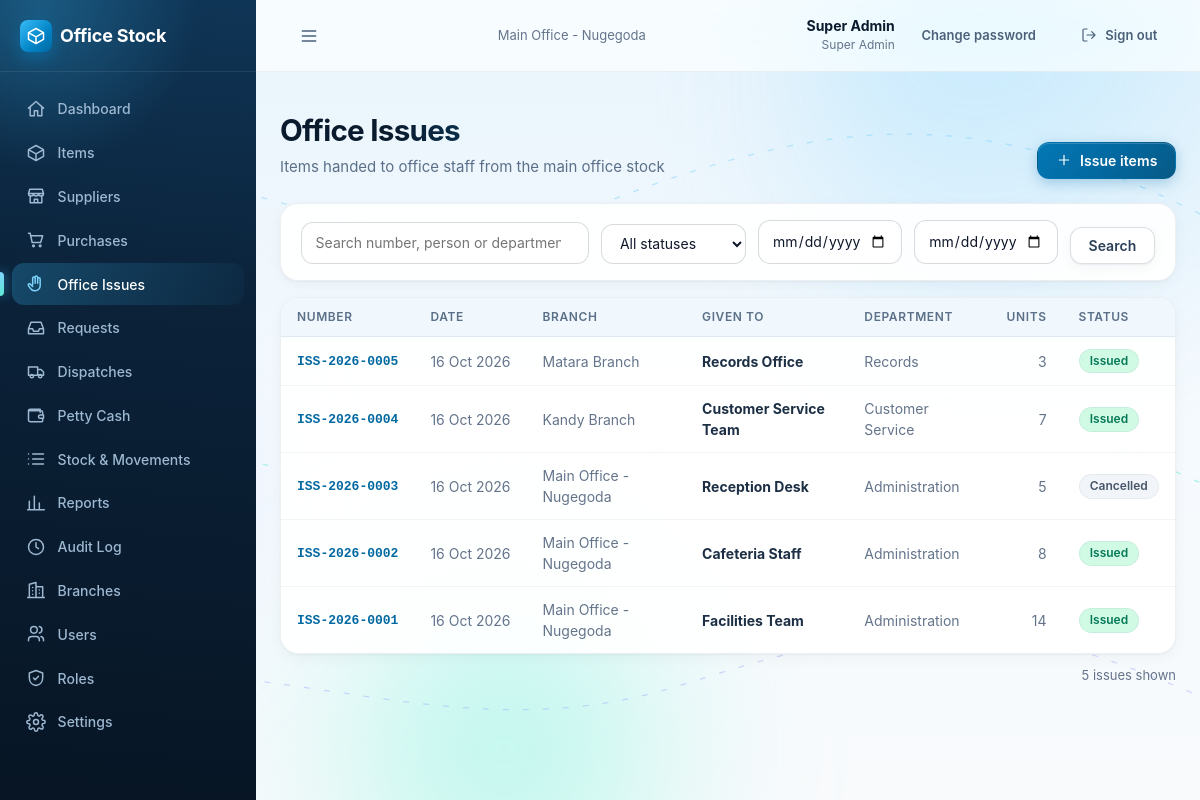
The page /office-issues/ (signed in) on the database as committed earlier.
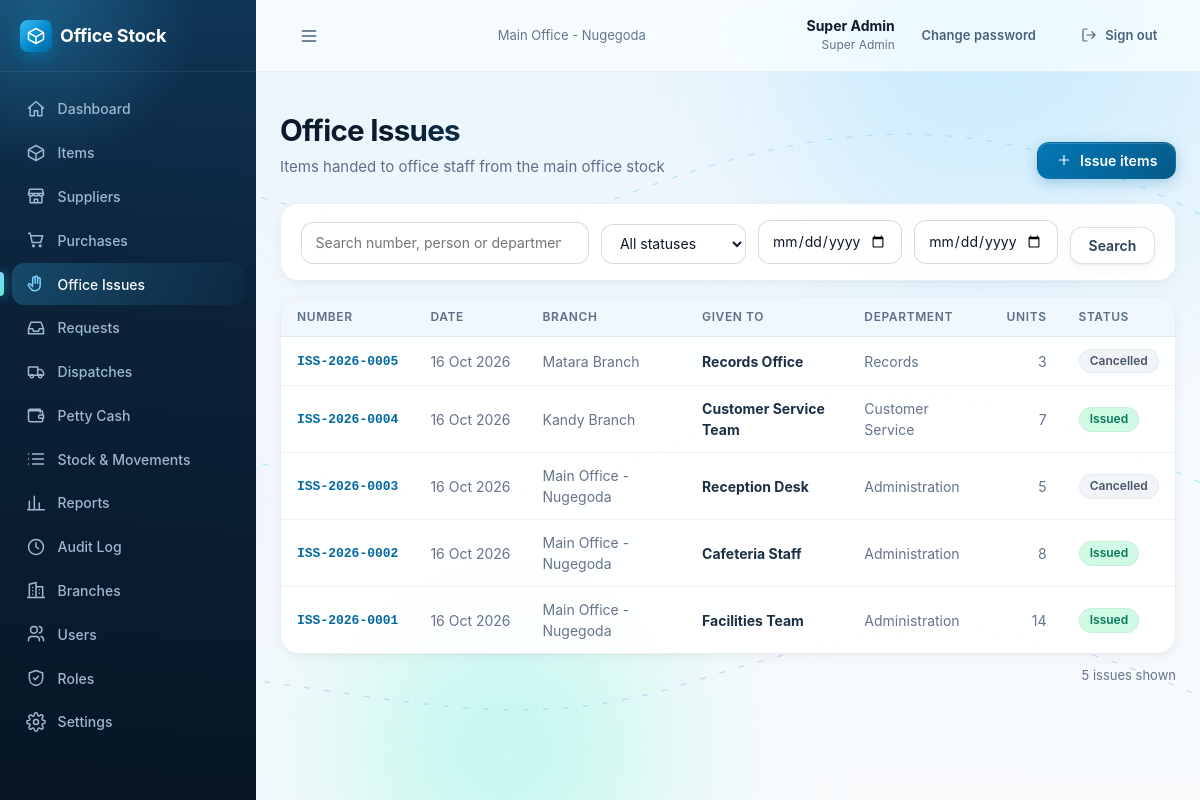
The same page on the database as committed later.
### inventory/models.py (models this page shows, shortened)
class OfficeIssue(models.Model):
    number = models.CharField(max_length=30, unique=True)  # ISS-2026-0001
    recipient = models.CharField(max_length=120)
    department = models.CharField(max_length=120, blank=True, default='')
    issue_date = models.DateField()
    branch = models.ForeignKey('accounts.Branch', null=True, blank=True, on_delete=models.PROTECT, related_name='+')
    status = models.CharField(max_length=20, choices=choices(ISSUE_STATUS), default=ISSUE_STATUS.ISSUED)
    purpose = models.CharField(max_length=300, blank=True, default='')
    issued_by = models.ForeignKey(settings.AUTH_USER_MODEL, on_delete=models.PROTECT, related_name='+')
    cancelled_by = models.ForeignKey(settings.AUTH_USER_MODEL, null=True, blank=True, on_delete=models.PROTECT, related_name='+')
    cancelled_at = models.DateTimeField(null=True, blank=True)
    cancel_reason = models.CharField(max_length=200, blank=True, default='')
    created_at = models.DateTimeField(auto_now_add=True)
    updated_at = models.DateTimeField(auto_now=True)
    class Meta:
        ordering = ['-issue_date', '-created_at']
        indexes = [
            models.Index(fields=['branch', '-issue_date', '-created_at']),
            models.Index(fields=['status', '-issue_date']),
        ]

### accounts/models.py (models this page shows, shortened)
class Branch(models.Model):
    name = models.CharField(max_length=120)
    code = models.CharField(max_length=10, unique=True)
    type = models.CharField(max_length=10, choices=[(BRANCH_TYPES.MAIN, 'Main office'), (BRANCH_TYPES.BRANCH, 'Branch')],
                            default=BRANCH_TYPES.BRANCH)
    address = models.CharField(max_length=250, blank=True, default='')
    phone = models.CharField(max_length=40, blank=True, default='')
    active = models.BooleanField(default=True)
    created_at = models.DateTimeField(auto_now_add=True)
    updated_at = models.DateTimeField(auto_now=True)
    class Meta:
        ordering = ['type', 'name']
        constraints = [
            models.UniqueConstraint(fields=['type'], condition=models.Q(type=BRANCH_TYPES.MAIN), name='one_main_office'),
        ]

### inventory/views.py (the view)
# urls.py: path('office-issues/', views.issue_list, name='issue_list'),
@permission_required('issues.view')
def issue_list(request):
    g = request.GET
    search, status = g.get('q', '').strip(), g.get('status', '')
    f, t, rng, problem = _date_range(request)
    qs = OfficeIssue.objects.select_related('branch', 'issued_by', 'cancelled_by').prefetch_related('lines')
    if is_branch_side(request.user):
        qs = qs.filter(branch_id=request.user.branch_id)
    if status in ISSUE_STATUS_LABELS:
        qs = qs.filter(status=status)
    if search:
        qs = qs.filter(Q(number__icontains=search) | Q(recipient__icontains=search) | Q(department__icontains=search))
    if not problem:
        if rng.get('from'):
            qs = qs.filter(issue_date__gte=rng['from'])
        if rng.get('to'):
            qs = qs.filter(issue_date__lte=rng['to'])
    rows = [_issue_view_model(i) for i in qs.order_by('-issue_date', '-created_at')]
    return render(request, 'inventory/issue_list.html', {
        'rows': rows, 'problem': problem, 'statuses': ISSUE_STATUS_LABELS, 'f': {'q': search, 'status': status, 'from': f, 'to': t},
        'filters_on': any([search, status, f, t]), 'show_branch': not is_branch_side(request.user),
        'can_issue': has_any(request.user, ['issues.manage']), 'branch_side': is_branch_side(request.user)})

### accounts/models.py (called while the page is built)
    @property
    def role_def(self):
        if not hasattr(self, '_role_def'):
            if self.role == SUPER_ADMIN_ROLE['key']:
                self._role_def = SUPER_ADMIN_ROLE
            else:
                r = Role.objects.filter(key=self.role).first()
                self._role_def = r.as_def() if r else None
        return self._role_def

    @property
    def role_name(self):
        return (self.role_def or {}).get('name') or self.role

### core/models.py (called while the page is built)
    @classmethod
    def get(cls):
        obj = cls.objects.filter(key='app').first()
        if obj:
            return obj
        try:
            with transaction.atomic():
                return cls.objects.create(key='app')
        except IntegrityError:
            return cls.objects.get(key='app')

### core/permissions.py (called while the page is built)
def side_of(user, role_def=None):
    role_def = role_def if role_def is not None else getattr(user, 'role_def', None)
    return (role_def or {}).get('side') or SIDES.MAIN

def is_branch_side(user, role_def=None):
    return side_of(user, role_def) == SIDES.BRANCH

def has_any(user, perms):
    have = effective_permissions(user)
    return any(p in have for p in perms)

### core/rules/issue_rules.py (called while the page is built)
def total_units(lines):
    return sum(l.quantity for l in lines)

### inventory/templates/inventory/issue_list.html (shortened to what this page needs)
{% extends "base.html" %}
{% load ui %}
{% block content %}
<div class="page-header">
  <div><h1>Office Issues</h1><p>{% if branch_side %}Items handed to staff from your branch stock{% else %}Items handed to office staff from the main office stock{% endif %}</p></div>
  {% if can_issue %}<a class="btn" href="{% url 'inventory:issue_create' %}">{% icon 'plus' 'icon icon-sm' %} Issue items</a>{% endif %}
</div>
<form method="get" class="card" style="margin-bottom:1rem"><div class="filters">
  <div class="field grow"><input type="search" name="q" value="{{ f.q }}" placeholder="Search number, person or department" aria-label="Search issues"></div>
  <div class="field"><select name="status" aria-label="Status" onchange="this.form.submit()"><option value="">All statuses</option>
    {% for value, s in statuses.items %}<option value="{{ value }}" {% if f.status == value %}selected{% endif %}>{{ s.label }}</option>{% endfor %}</select></div>
  <div class="field"><input type="date" name="from" value="{{ f.from }}" aria-label="From date" onchange="this.form.submit()"></div>
  <div class="field"><input type="date" name="to" value="{{ f.to }}" aria-label="To date" onchange="this.form.submit()"></div>
  <button class="btn btn-secondary" type="submit">Search</button>
</div></form>
{% if not rows %}
  <div class="card empty"><h3>{% if filters_on %}No issues match your filters{% else %}Nothing issued yet{% endif %}</h3>
  <p>{% if filters_on %}Try clearing the search or filters.{% else %}Record items you hand to staff here. Stock goes down as soon as you issue them.{% endif %}</p>
  {% if not filters_on and can_issue %}<p><a class="btn" href="{% url 'inventory:issue_create' %}">Issue the first items</a></p>{% endif %}</div>
{% else %}
<div class="card table-wrap"><table class="data">
  <thead><tr><th>Number</th><th>Date</th>{% if show_branch %}<th>Branch</th>{% endif %}<th>Given to</th><th>Department</th><th class="num">Units</th><th>Status</th></tr></thead>
  <tbody>{% for r in rows %}
    <tr><td class="nowrap mono small"><a href="{% url 'inventory:issue_detail' r.i.pk %}"><b>{{ r.i.number }}</b></a></td>
    <td class="nowrap muted">{{ r.i.issue_date|fdate }}</td>
    {% if show_branch %}<td class="muted">{{ r.i.branch.name|default:"Main office" }}</td>{% endif %}
    <td><b>{{ r.i.recipient }}</b></td><td class="muted">{{ r.i.department }}</td><td class="num nowrap muted">{{ r.units }}</td>
    <td>{% status_badge 'issue' r.i.status %}</td></tr>
  {% endfor %}</tbody>
</table></div>
<p class="small muted right" style="margin-top:.75rem">{{ rows|length|plural:"issue" }} shown</p>
{% endif %}
{% endblock %}

Rows that differ between the two databases and show on the page:
changed OfficeIssue "Records Office": status "Issued" → "Cancelled"
